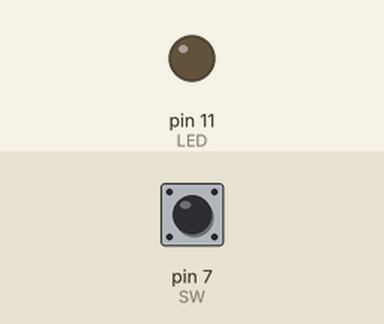
Simulated run of this program. Board: Raspberry Pi (header pin numbers). On the bench: output pins drawn as LEDs (lit = HIGH). The inputs (shaded band) are chosen by the test bench; at power-on: pin 7 (SW) HIGH.

Above: at 1.2 s.
1.3 s: pin 7 (SW) pulled LOW for 0.15 s
At 1.37 s:
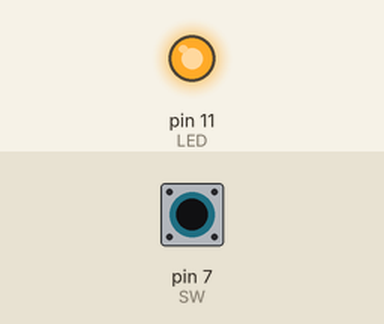
2.9 s: pin 7 (SW) pulled LOW for 3.2 s
At 7.0 s:
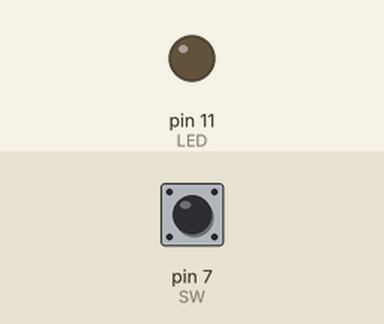
Timing chart, 0 to 8.5 s (numbered marks = the images above; inputs shaded):
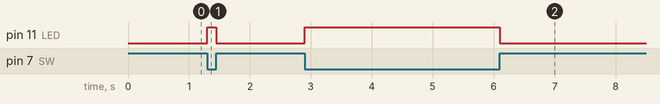

Measured:
- after the input at 1.3 s, pin 11 (LED): LOW → HIGH at once, → LOW 0.15 s later
- after the input at 2.9 s, pin 11 (LED): LOW → HIGH at once, → LOW 3.2 s later

The program:

Switch_01.py
```python
# coding: utf-8

# GPIO 라이브러리 임포트
import RPi.GPIO as GPIO

# 핀 번호 할당 방법을 커넥터 핀 번호로 설정
GPIO.setmode(GPIO.BOARD)

# 사용하는 핀 번호를 할당
SW = 7
LED = 11

# 11번 핀을 출력 핀으로 설정, 초기 출력은 로우 레벨
GPIO.setup(LED, GPIO.OUT, initial=GPIO.LOW)

# 7번 핀을 입력 핀으로 설정
GPIO.setup(SW, GPIO.IN)

# 예외 처리
try:

    # 무한 반복
    while 1:
        # 스위치 상태를 변수 key_in에 할당
        key_in = GPIO.input(SW)
        # 변수 key_in 상태 판별
        if key_in==0:

            # 하이 레벨 출력
            GPIO.output(LED, GPIO.HIGH)
        else:
            # 로우 레벨 출력
            GPIO.output(LED, GPIO.LOW)

# 키보드 예외 검출
except KeyboardInterrupt:
    # 아무것도 하지 않음
    pass

# GPIO 해방
GPIO.cleanup()
```
